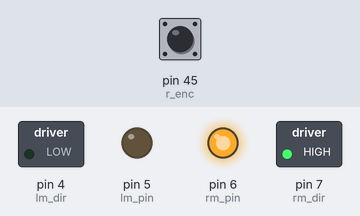
Recording of a sketch running on a simulated Arduino Mega 2560, built with avr-gcc and run on an emulated ATmega2560. Parts: switched loads named in the sketch (green lamp = pin HIGH), output pins drawn as LEDs (lit = HIGH). The test bench sets the inputs (shaded band); at power-on: pin 45 (r_enc) HIGH. At 5.0 s the program stops and its outputs stay as they are.

Above: at 0.1 s.
At 5.1 s:
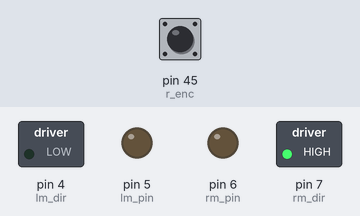
Timing chart, 0 to 6.5 s (numbered marks = the images above):
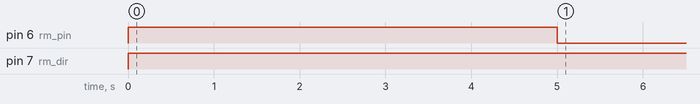

The sketch:

sketch_jan30a.ino
```cpp
 //Arduino PWM Speed Control：
//Authors: Jack Casey Campbell and Breann Thiessen
#define lm_pin 5   //PWM on M2
#define lm_dir 4   //direction control on M2
#define rm_pin 6   //PWM for M1
#define rm_dir 7   //direction control for M1

/*left turn sppeds*/
//#define l_speed 128
//#defineint r_speed 100
/*right turn sppeds*/
//#define l_speed 255
#define r_speed 255


//encoders for wheel turn counting
#define l_enc 44
#define r_enc 45

int oldx = digitalRead(r_enc);
unsigned long previousMillis = 0;
unsigned long startMillis = millis();

long interval = 5000;
int count = 0;

void release(int motor){
  analogWrite(motor, 0);
  }

void forward(int motor_dir, int motor_pin, int speedy){
  digitalWrite(motor_dir,HIGH);
  analogWrite(motor_pin, speedy);
  }

void backward(int motor_dir, int motor_pin, int speedy){
  digitalWrite(motor_dir,LOW);
  analogWrite(motor_pin, speedy);
  }

void setup() {
    pinMode(lm_dir, OUTPUT);
    pinMode(rm_dir, OUTPUT);
    pinMode(l_enc, INPUT);
    pinMode(r_enc, INPUT);
    Serial.begin(115200);

}

void loop() {
unsigned long currentMillis = millis();
int x = digitalRead(r_enc);
if (currentMillis - startMillis <= interval) {

   forward(rm_dir, rm_pin, r_speed);
   //forward(lm_dir, lm_pin, l_speed);

      if(x != oldx){
        if(x == 1){
          count++;
          Serial.println(count);
          }
          oldx = x;
        }

 }
//}
else {

  release(lm_pin);
  release(rm_pin);

  while(1){ }
  }
}
```

Measured:
- by itself, pin 6 (rm_pin): LOW → HIGH at 0.00 s, → LOW 5.0 s later
- by itself, pin 7 (rm_dir): LOW → HIGH at 0.00 s
